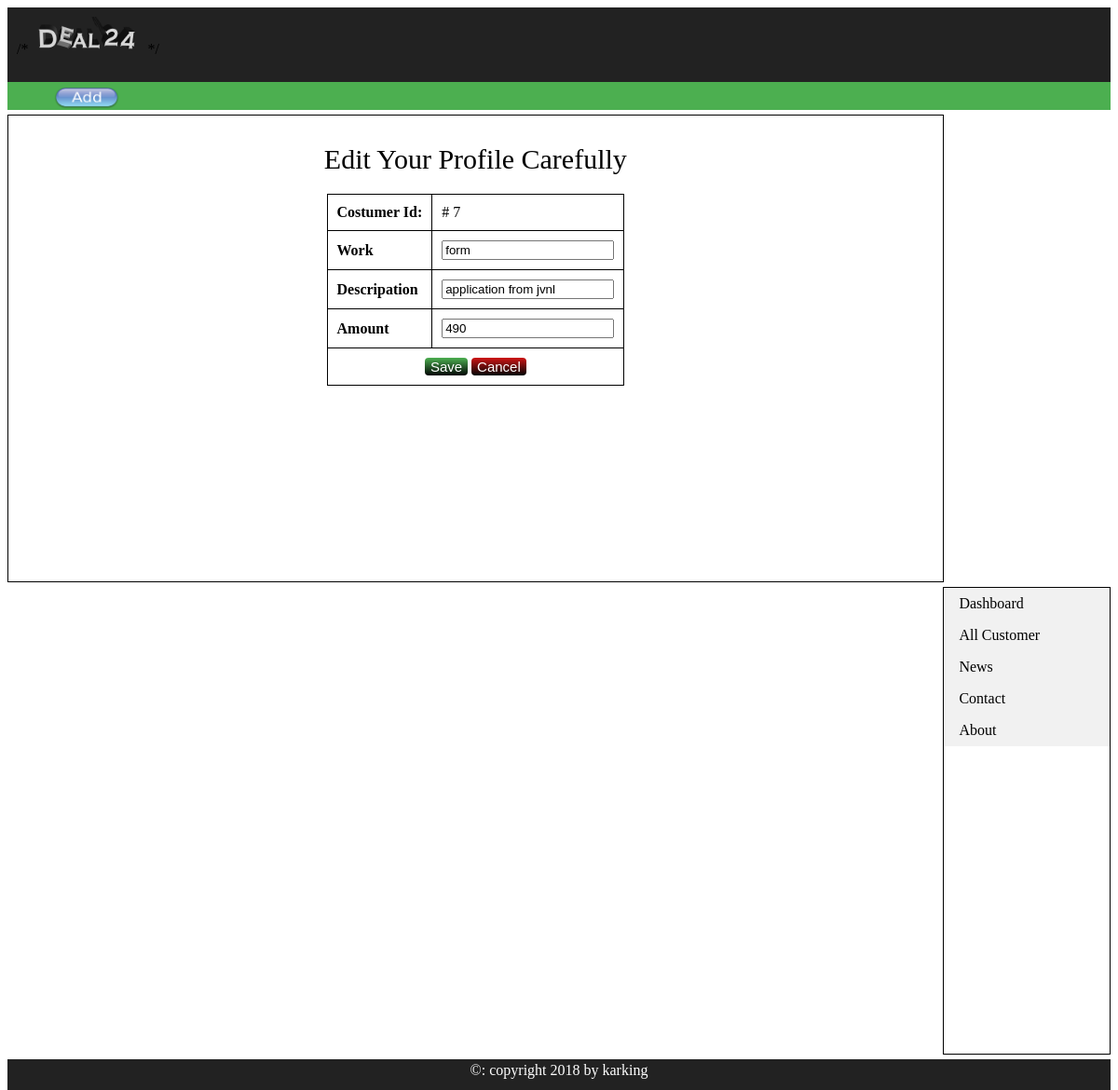
The page /edit_work.php?en_id=28 on the database its author committed.
### tables this page shows
CREATE TABLE `entery` (
  `entery_id` int(50) NOT NULL,
  `cos_id` int(50) NOT NULL,
  `date` timestamp NOT NULL DEFAULT CURRENT_TIMESTAMP,
  `work` text NOT NULL,
  `wr_desc` text NOT NULL,
  `price` int(20) NOT NULL
);

### edit_work.php (the view, shortened to what this page needs)
<?php
include("includes/db24.php");
?>
<html>
<head>
<head>
<?php
		$en_id = $_GET['en_id'];
        $get_user = "select * from entery where entery_id='$en_id'";
        $run_user = mysqli_query($con, $get_user);
        $row=mysqli_fetch_array($run_user);
      $cos_id=$row['cos_id'];
      $work=$row['work'];
	  $wr_desc=$row['wr_desc'];
	  $amount=$row['price'];
?>
</head>
 <body>
  <div class="header">
  /* <img src="images/logo10.png" height="40" width="120"> */
  </div>
  <div class="navbar"><a href="add_costumer.php"><img src="images/add1.png" height="24" width="70"></a></div>
  <div class="left_content">
  <div align="center">
     <form method="post" action="" enctype="multipart/form-data">
   <div style="font-size:30px; font-style:bolder;padding-bottom:20px;padding-top:20px;">
  Edit Your Profile Carefully
   </div>
  <table>
  <tr>
  <td><b>Costumer Id: </b></td>
  <td>  #
  <?php echo $cos_id;?>
  </td>
  </tr>
    <tr>
  <td><b>Work</b></td>
  <td>
  <input type="text" name="work" value="<?php echo $work;?>" />
  </td>
  </tr>
  <tr>
  <td><b>Descripation</b></td>
  <td>
  <input type="text" name="desc" value="<?php echo $wr_desc;?>" />
  </td>
  </tr>
   <tr>
  <td><b>Amount</b></td>
  <td>
  <input type="text" name="u_amount" value="<?php echo $amount;?>" />
  </td>
  </tr>
  <td colspan="2" align="center"><input type="submit" name="update" value="Save"style="	background: linear-gradient(rgba(76,175,80,1), rgba(1,4,4));
	border-radius:4px;
	border:none;
	color:#fff;
	font-size:15px;
"/>
	<button><a href="addin_costumer.php?cos_id=<?php echo $cos_id; ?>"style="text-decoration:none; color:#fff;">Cancel</a></button></div>
   </div>
  <div class="right_content">
    <ul>
	   <li><a href="index.php">Dashboard</a></li>
       <li><a href="all_costumer.php">All Customer</a></li>
       <li><a href="#news">News</a></li>
       <li><a href="#contact">Contact</a></li>
       <li><a href="#about">About</a></li>
    </ul>
  </div>
  <div class="footer"><div align="center" class="footer_text">&copy: copyright 2018 by karking</div></div>
 </body>
</html>

### edit_work.php (style rules this page uses)
.header { padding-top:10px; padding-left:10px; height:70px; width:auto; background:#222; }
.navbar { padding-top:5px; padding-left:50px; height:25px; width:auto%; background:#4caf50; }
.left_content { float:left; padding:10px; margin-top:5px; height:480px; width:83%; background:#fff; border:1px solid black; }
table,th,td { padding:10px; border:1px solid black; border-collapse: collapse; }
.right_content { float:right; margin-top:5px; height:500px; width:15%; background:#fff; border:1px solid black; }
ul { list-style-type: none; margin: 0; padding: 0; width: 100%; background-color: #f1f1f1; }
li a { display: block; color: #000; padding: 8px 16px; text-decoration: none; }
.footer { margin-top:5px; padding-top:3px; float:left; height:30px; width:100%; background:#222; }
.footer_text { color:#fff; }
button { background: linear-gradient(rgba(206,20,20), rgba(1,4,4)); border-radius:4px; border:none; color:#fff; font-size:15px; }

### rows shown on the page
entery: cos "7", work "form", desc "application from jvnl", u_amount "490"
